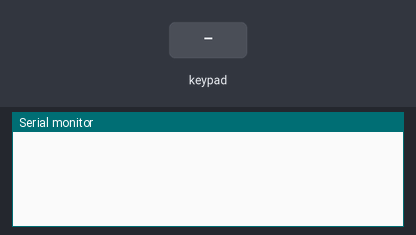
A sketch run on a simulated Arduino Uno, built with avr-gcc and run on an emulated ATmega328P. On the bench: the last lines printed to the serial monitor. The test bench sets the inputs (shaded band).

Above: at 1.2 s.
1.3 s: key '1' pressed
At 1.9 s:
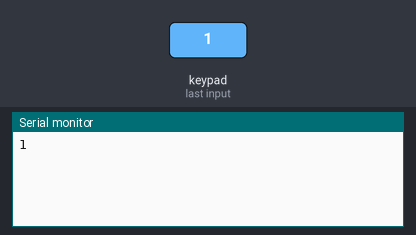
2.8 s: keypad keys 1 2 3 4 pressed 0.4 s apart
At 5.0 s:
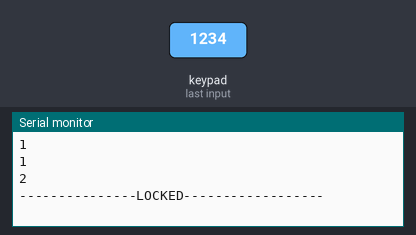
5.9 s: key 'A' pressed
At 6.5 s:
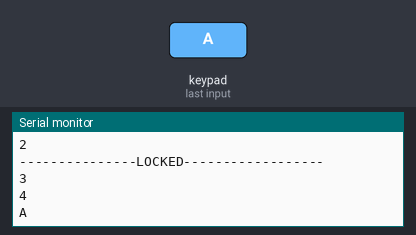
7.4 s: keypad keys 1 2 3 4 # pressed 0.4 s apart
At 11.1 s:
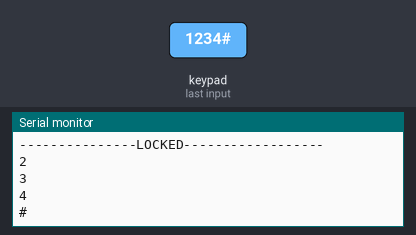
11.6 s: key '4' pressed
At 12.3 s:
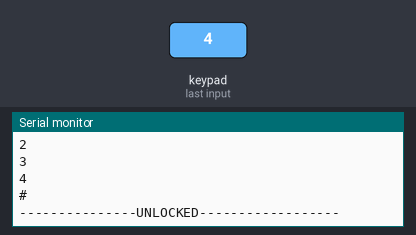
13.1 s: keypad keys 1 2 3 4 * pressed 0.4 s apart
At 17.8 s:
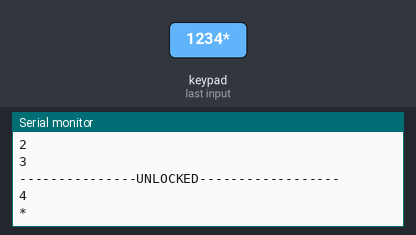
Timing chart, 0 to 18.8 s (numbered marks = the images above; inputs shaded):
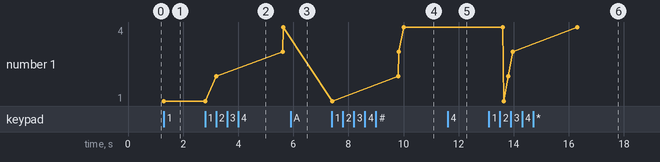

Measured:
- after the input at 1.3 s, the serial monitor: prints a new line at once (image 1)
- after the input at 2.8 s, the serial monitor: prints a new line after 0.40 s (image 2)
- after the input at 5.9 s, the serial monitor: prints a new line at once (image 3)
- after the input at 7.4 s, the serial monitor: prints a new line at once (image 4)
- after the input at 11.6 s, the serial monitor: prints a new line at once (image 5)
- after the input at 13.1 s, the serial monitor: prints a new line after 0.53 s (image 6)
- plotted number 1: 1 → 4 after the input at 2.8 s

The sketch:

HexKeypad.ino
```cpp
#define greenLED 11 //define the LED pins
#define redLED 12
#define yellowLED 13
#include <Keypad.h>

char* password ="1234";
bool locked = true;
int position = 0;
bool correct = false;

const byte ROWS = 4;
const byte COLS = 4;

char keys[ROWS][COLS] = {
  {'1','2','3','A'},
  {'4','5','6','B'},
  {'7','8','9','C'},
  {'*','0','#','D'}
};

byte rowPins[ROWS] = { 9, 8, 7, 6, };
byte colPins[COLS] = { 5, 4, 3, 2, };

Keypad kpd = Keypad( makeKeymap(keys), rowPins, colPins, ROWS, COLS);

void setup(){
  Serial.begin(9600);
}

void loop(){

  if (position <4)
  {
  digitalWrite(redLED, LOW);
  digitalWrite(greenLED, LOW);
  digitalWrite(yellowLED, HIGH);
  }

  char whichKey = kpd.getKey();
  if(whichKey)  // Check for a valid key.
  {
    if(whichKey == password[position])
    {
      position ++;
      correct = true;
    }
    else if(whichKey != password[position])
    {
      position ++;
      correct = false;
    }


    if (position == 4)
    {
      LockedPosition(false);
    }
    Serial.println(whichKey);
  }
}

    void LockedPosition(int locked)
    {
    if(correct == false)
    {
      digitalWrite(redLED, HIGH);
      digitalWrite(greenLED, LOW);
      digitalWrite(yellowLED, LOW);
      Serial.println("---------------LOCKED------------------");
      delay(2000);
      digitalWrite(redLED, LOW);
      digitalWrite(greenLED, LOW);
      digitalWrite(yellowLED, LOW);
      locked = true;
      position = 0;
    }
    else
    {
      digitalWrite(redLED, LOW);
      digitalWrite(greenLED, HIGH);
      digitalWrite(yellowLED, LOW);
      Serial.println("---------------UNLOCKED------------------");
      delay(2000);
      digitalWrite(redLED, LOW);
      digitalWrite(greenLED, LOW);
      digitalWrite(yellowLED, LOW);
      locked = true;
      position = 0;
    }
  }
```
